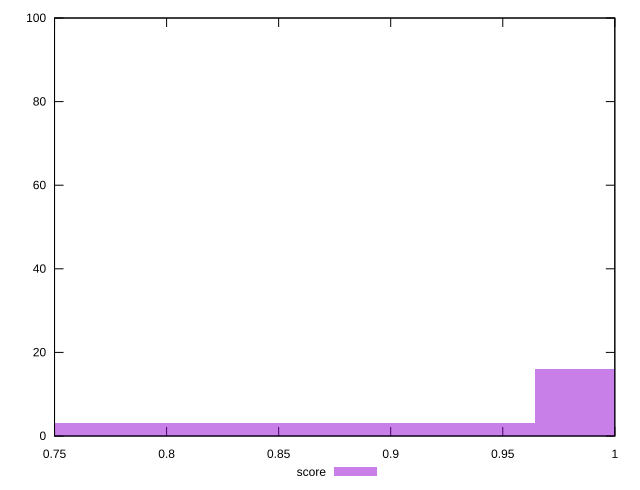

This figure's gnuplot source:
reset

$score <<EOF
0.642971230569912 81
1.07161871761652 16
0.857294974093216 3
EOF

set key outside below
set boxwidth 0.214323743523304
set xrange [0.75:1]
set yrange [0:100]
set trange [0:100]
set style fill transparent solid 0.5 noborder
set terminal svg size 640, 490 enhanced background rgb 'white'
set output "reports/report_00032_2021-02-25T10-28-15.087Z/uses-rel-preconnect/samples/astro/score/histogram.svg"

plot $score title "score" with boxes

reset
